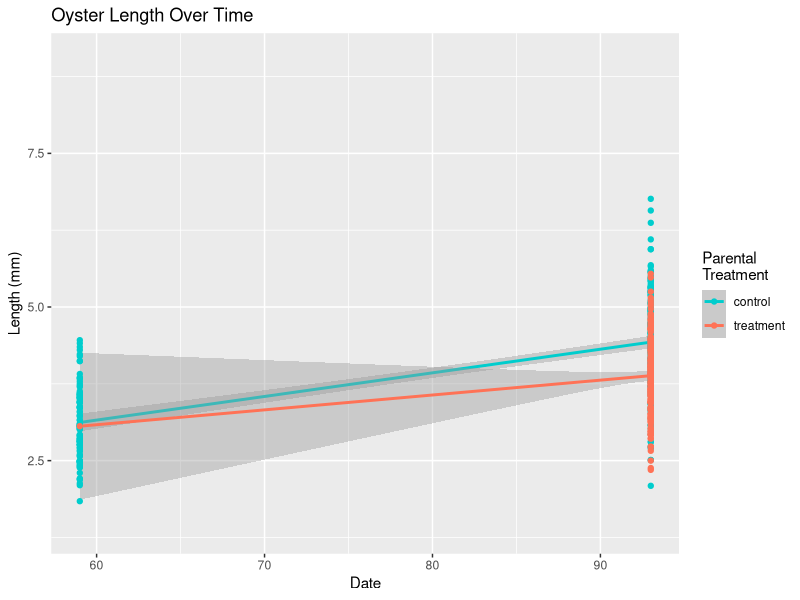
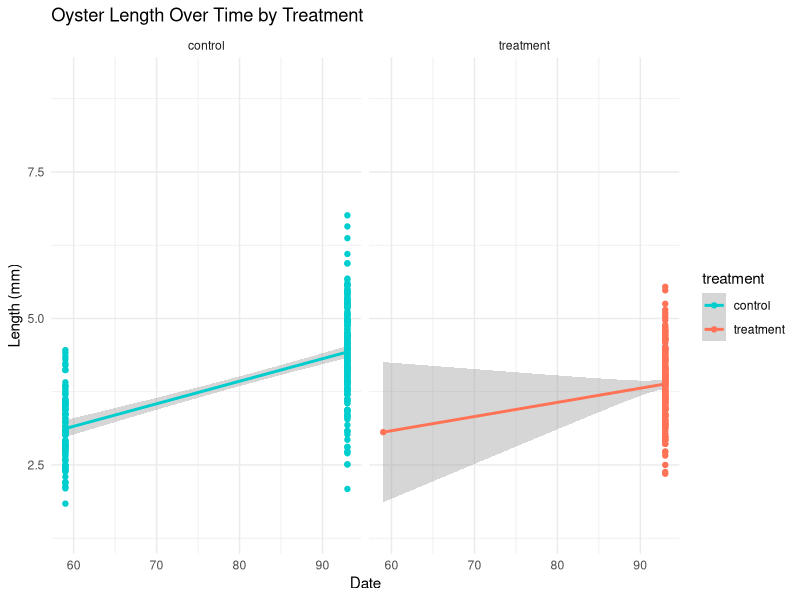
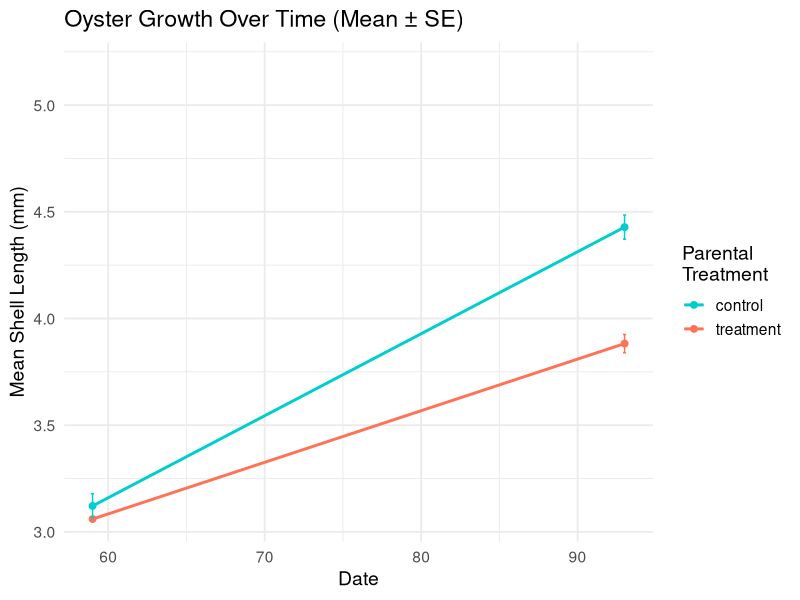
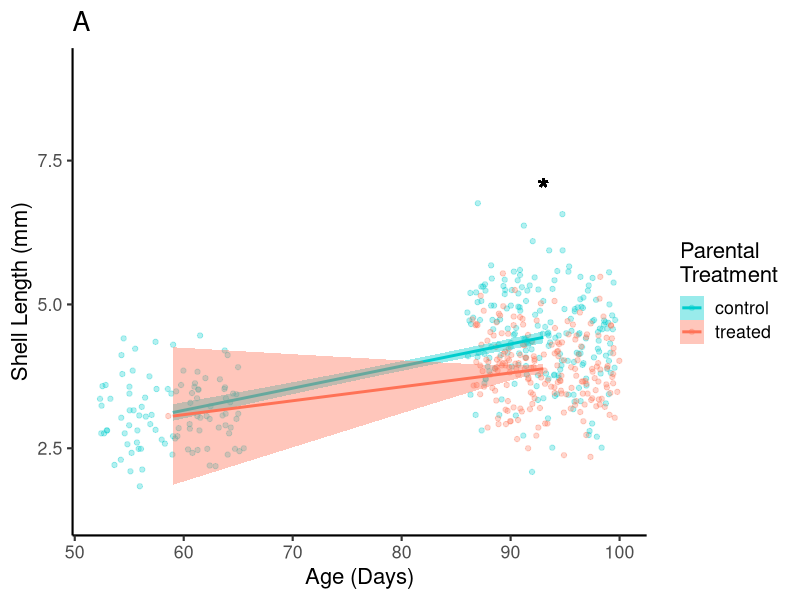
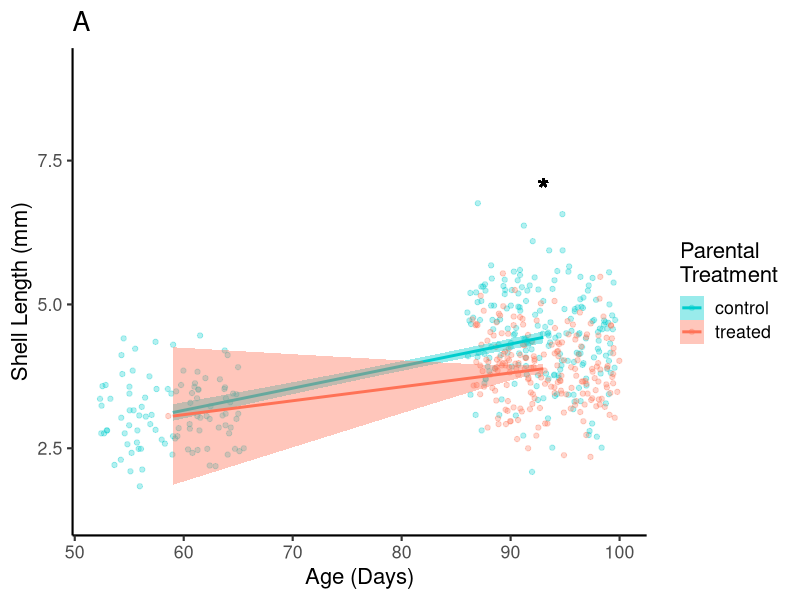

Write the R code that produced these figures, in order.
## ---- chunk 1
library(MASS) 
library(tidyverse)
library(ggplot2)
library(readxl)
library(cowplot)
library(lme4)
library(lmerTest)
library(car)
library(effects)
library(emmeans)
library(readr)
library(lubridate)
## ---- chunk 2
growth <- read_csv("data/growth/growth.csv", 
                   col_types = cols(oyster.id = col_number(), 
                                    length.mm = col_number(), image.name = col_skip(), 
                                    notes = col_skip()))

head(growth)

unique(levels(as.factor(growth$date)))

growth<-growth%>%
  mutate(age_days=if_else(date=="20241204", 59, 
                          if_else(date=="20250107", 93, 
                                  if_else(date=="20250206", 123, 
                                          if_else(date=="20250530", 236, NA)))))

unique(levels(as.factor(growth$age_days)))
## ---- chunk 3
ggplot(growth, aes(x = age_days, y = length.mm, color = treatment, group = treatment)) +
  geom_smooth(method="lm")+
  geom_point() +
  labs(title = "Oyster Length Over Time",
       x = "Date",
       y = "Length (mm)") +
  scale_color_manual(
    values = c("control" = "cyan3", "treatment" = "coral1"),
    name = "Parental \nTreatment")

## ---- chunk 4
ggplot(growth, aes(x = age_days, y = length.mm, group = treatment, color = treatment)) +
  geom_smooth(method="lm") +
  geom_point() +
  facet_wrap(~ treatment) +
  labs(title = "Oyster Length Over Time by Treatment",
       x = "Date",
       y = "Length (mm)") +
  scale_color_manual(values = c("control" = "cyan3", "treatment" = "coral1")) +
  theme_minimal()

## ---- chunk 5
growth_summary <- growth %>%
  group_by(age_days, treatment) %>%
  summarise(mean_length = mean(length.mm, na.rm = TRUE),
            se = sd(length.mm, na.rm = TRUE)/sqrt(n()), .groups = 'drop')

# Summarize the data: mean and standard error per date and treatment
growth_summary <- growth %>%
  group_by(age_days, treatment) %>%
  summarise(
    mean_length = mean(length.mm, na.rm = TRUE),
    se = sd(length.mm, na.rm = TRUE) / sqrt(n()),
    .groups = "drop"
  );growth_summary

# Plot
ggplot(growth_summary, aes(x = age_days, y = mean_length, color = treatment, group = treatment)) +
  geom_line(size = 1) +
  geom_point(size = 2) +
  geom_errorbar(aes(ymin = mean_length - se, ymax = mean_length + se), width = 0.2) +
  labs(
    title = "Oyster Growth Over Time (Mean ± SE)",
    x = "Date",
    y = "Mean Shell Length (mm)",
    color = "Parental \nTreatment"
  ) +
  scale_color_manual(values = c("control" = "cyan3", "treatment" = "coral1")) +
  theme_minimal(base_size = 14)
## ---- chunk 6
plot1 <-ggplot(growth, aes(x = age_days, y = length.mm, color = treatment, fill=treatment)) +
  geom_point(position=position_jitterdodge(), alpha=0.3)+
  geom_smooth(method = "lm", se = TRUE) +  # Linear model per treatment
  labs(
    title = "A",
    x = "Age (Days)",
    y = "Shell Length (mm)",
    color = "Parental \nTreatment",
    fill = "Parental \nTreatment"
  ) +
  scale_color_manual(values = c("control" = "cyan3", "treatment" = "coral1"), labels=c("control", "treated")) +
  scale_fill_manual(values = c("control" = "cyan3", "treatment" = "coral1"), labels=c("control", "treated")) +
  geom_text(x=93, y=7, label="*", size=8, inherit.aes=FALSE)+
  geom_text(x=236, y=13.8, label="*", size=8, inherit.aes=FALSE)+
  theme_classic(base_size = 16);plot1

ggsave(plot1, filename="figures/growth/growth.png", width=6, height=5)

## ---- chunk 7
head(growth)

model<-lm(length.mm ~ treatment * age_days, data=growth)
summary(model)
anova(model)
## ---- chunk 8

model<-lm(length.mm ~ treatment * as.factor(age_days), data=growth)
summary(model)
anova(model)

emm<-emmeans(model, ~treatment|age_days)
pairs(emm)
